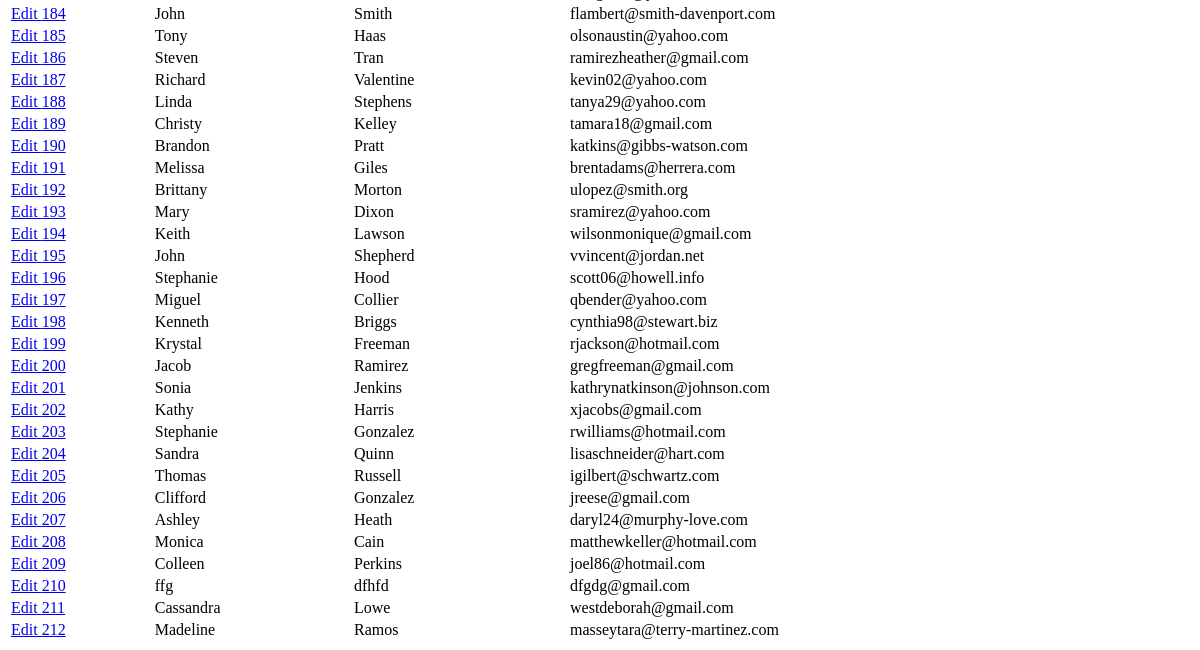
The page /teachers/teachers_list/ (lower part) on the database as committed earlier.
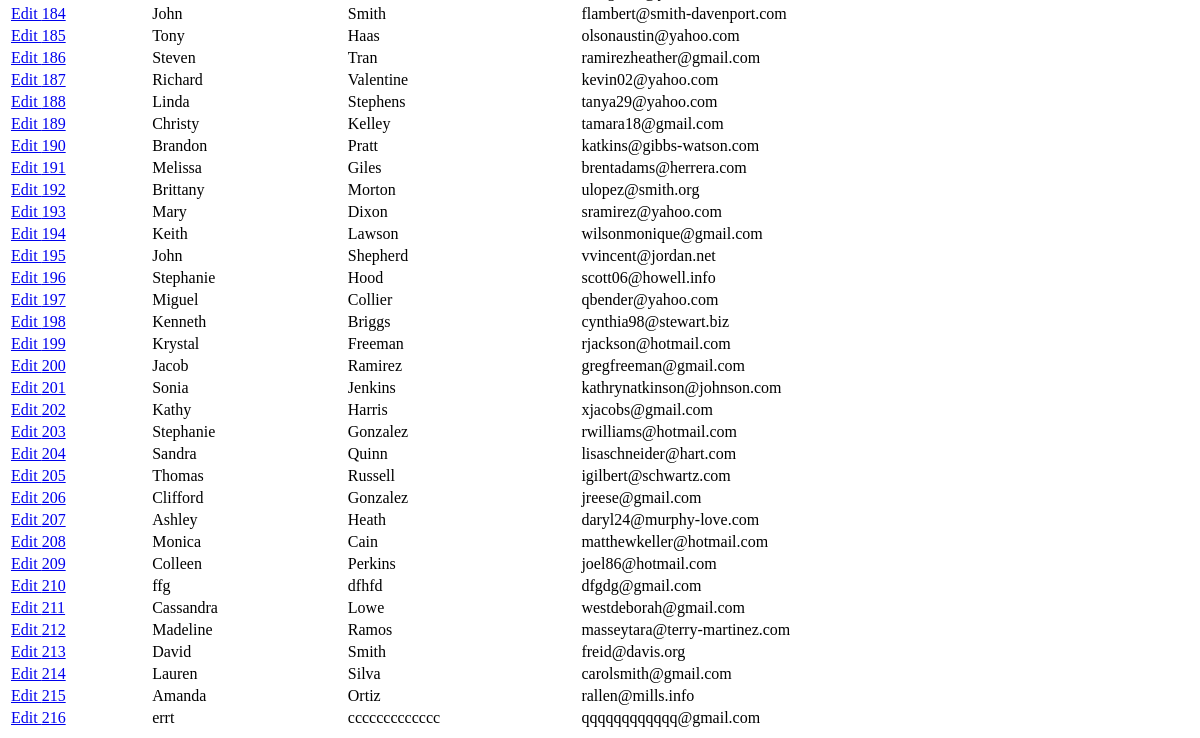
The same page on the database as committed later.
### teachers/models.py (models this page shows, shortened)
class Teacher(models.Model):
    first_name = models.CharField(max_length=20)
    last_name = models.CharField(max_length=20)
    birth_date = models.DateField()
    position = models.CharField(max_length=50)
    email = models.EmailField()
    telephone = models.CharField(max_length=16)  # clean phone TODO

### teachers/views.py (the view)
# urls.py: path('teachers/', include('teachers.urls')),
def teachers(request):
    queryset = Teacher.objects.all()
    info = request.GET.get('info')
    if info:
        queryset = queryset.filter(
            Q(first_name__contains=info) |
            Q(last_name__contains=info) |
            Q(email__contains=info))
    return render(request,
                  'teachers_list.html',
                  context={'teachers': queryset})

### teachers/templates/teachers_list.html (shortened to what this page needs)
{% extends 'base.html' %}
{% block content %}
<table style="width:100%">
{% for teacher in teachers %}
  <tr>
    <td><a href="{% url 'teachers-edit' pk=teacher.id %}"> Edit {{ teacher.id }} </a></td>
    <td>{{ teacher.first_name }}</td>
    <td>{{ teacher.last_name }}</td>
    <td>{{ teacher.email }}</td>
  </tr>
{% endfor %}
</table>
{% endblock content %}

Rows that differ between the two databases and show on the page:
added Teacher: id "213", first_name "David", last_name "Smith", email "freid@davis.org"
added Teacher: id "214", first_name "Lauren", last_name "Silva", email "carolsmith@gmail.com"
added Teacher: id "215", first_name "Amanda", last_name "Ortiz", email "rallen@mills.info"
added Teacher: id "216", first_name "errt", last_name "ccccccccccccc", email "qqqqqqqqqqqq@gmail.com"
